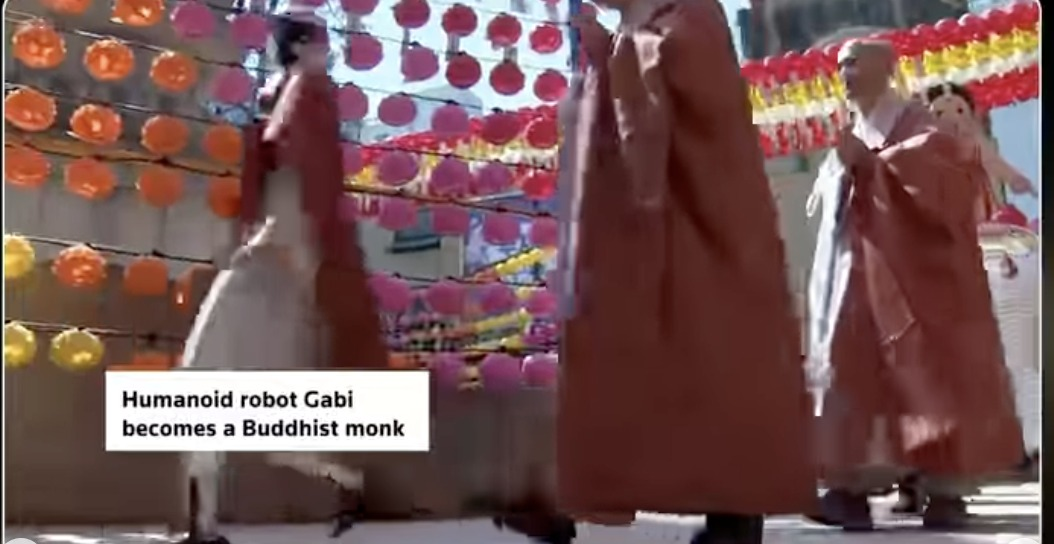
#> input picture ig/sample_media.jpg, 1054 x 544 px
$ python -i genimg.py   (imports and definitions only)
#> lines starting #> are read from the running program, lines starting #| are printed output that depends on the picture
#!/usr/bin/env python3
"""Cover images via Replicate (grok-imagine-image-2 primary; sunburst,
nano-banana, Seedream-4 fallback rungs). generate(brief, out_path) -> jpg
or None.

GROK REGIME (owner verdict Sep 14, closing the 12-way Mamdani-prompt
shootout — his exact words on the grok2-medium render of his verbatim
prompt: "this picture was the best to be honest", minutes after the
sunburst render "wasnt good at all"): every normal cover renders on
xai/grok-imagine-image-2 at quality "medium", 2k, NO reference images —
the winning picture was drawn purely from the full name in the prompt
(grok has no multi-ref input; its single "image" field is edit-mode and
ignores aspect ratio). The old gpt-image burn ($0.17/cover killed the $45
August cap by Aug 29) was the HIGH tier of a different model. The cover
is still the ONLY generated image (Aug 30 regime). Fallback ladder when
grok fails or refuses: sunburst -> nano-banana (both WITH the real press
photo + logo refs) -> Seedream — a cover is never forfeited to one bad
prediction. Recap MONTAGE covers skip grok entirely: a montage is
defined as cutouts of real photos, which grok cannot take.

The reference page's craft: every image is a built VISUALIZATION of the
slide's exact claim (a phone showing "Device Locked" for a lock story) —
never a generic stock photo.

Hard budget guard: monthly AND daily spend tracked in genimg-used.json.
No key, budget out, or API failure -> None and the caller falls back to
article imagery — a posting slot is never blocked. Stdlib only."""
import json, os, sys, threading, time, urllib.request
from datetime import date

HERE = os.path.dirname(os.path.abspath(__file__))
USED = os.path.join(HERE, "genimg-used.json")
# GROK REGIME (owner verdict Sep 14): generated imagery is the COVER
# ONLY, on grok-imagine-image-2 quality "medium" 2k.
# Realistic run rate: ~9 posts/day x 2-4 QA-gated tries x ~$0.07 =
# ~$1.10-2.20/day => ~$35-65/mo. The MONTH cap is a pure RUNAWAY BRAKE,
# sized so it can never bind under normal operation (Sep 1 post-mortem: the
# $12 cap + $0.90 cover lane starved covers mid-day and posts shipped
# pictureless — the owner's #1 forbidden failure, flagged three times).
# Covers book with floor=True (month brake only); retry counts in the
# callers, not dollars, are what bound spend.
# START: gpt-era ledger entries before this date don't count against the new
# caps (August's $45.31 would otherwise block covers until Sep 1).
START = "2026-08-30"
# Owner order Sep 26: Replicate is OFF (account out of credit since ~Sep
# 24; he is picking a new image solution). generate() returns None
# immediately while this is True.
REPLICATE_OFF = True
MONTH_BUDGET, DAY_BUDGET = 100.00, 0.60
COVER_DAY_BUDGET = 3.00  # only binds for non-floor bookings (none today)
COST = 0.03  # Seedream: flat per output image, any size — last fallback rung
URL = "https://api.replicate.com/v1/models/bytedance/seedream-4/predictions"
# nano-banana (primary Aug 30 - Sep 14, now first fallback rung): copies
# likeness from real press photos in faces/ + renders logo refs exactly.
# Billed $0.039, booked with headroom.
NANO_URL = "https://api.replicate.com/v1/models/google/nano-banana/predictions"
NANO_COST = 0.04
# gpt-image-2.5-sunburst (first fallback rung): strong likeness + logo
# accuracy, and it accepts input_images — the real press photo + logo
# marks ride along, so this rung covers the ref lanes grok can't.
# Quality "medium" only; HIGH ($0.21) is what burned August and stays
# banned. Token-billed ~$0.05/img; booked with headroom. moderation
# "low" cuts false refusals on politicians.
SUN_URL = ("https://api.replicate.com/v1/models/"
           "openai/gpt-image-2.5-sunburst/predictions")
SUN_COST = 0.06
# grok-imagine-image-2 (PRIMARY, owner verdict Sep 14: "this picture was
# the best to be honest" on his verbatim Mamdani prompt): best faces and
# logos drawn purely from full names, no refs. quality "medium" is its
# max; 2k keeps the 1080-wide cover window sharp. $0.06 billed at
# medium/2k, booked with headroom.
GROK_URL = ("https://api.replicate.com/v1/models/"
            "xai/grok-imagine-image-2/predictions")
GROK_COST = 0.07

# OWNER FORMAT (Sep 14, doubling down on Sep 10: the owner's own briefs —
# "mamdani banning 600,000 students from using AI (use chatgpt logo), no
# text" and "Sam Altman and Dario agree to slow down ai with claude and
# chatgpt logo no text" — beat our staged-scene prompts cold BOTH times.
# His verdict on our Altman-Dario prompt: "you give him 95% of unnecessary
# bullshit... never assume and tell ai anything. nano banana knows great
# how to create the pictures." So the prompt is the story in plain words
# plus the bare survival rules, NOTHING about colors, drama, lighting or
# composition — the model invents the scene better than we describe it.
# The wrapper is the owner's own prompt, verbatim (Sep 14 pm, his FOURTH
# correction — he showed the old bloated prompt calling it "a very bad
# prompt" and wrote the perfect one himself: "a realistic picture of
# Donald trump is mad screaimng continue showing all ai ceos afraid and
# listeing to him, no text, with relevant ai logos" — and the resulting
# picture WAS perfect: Trump mid-scream, every CEO afraid at the table,
# logos on the wall). Everything we ever added around his words was cut
# on his orders: the "I am going to post a story" preamble, "each at
# most once", "only logos", "no borders, no cartoons", the faceless
# tail, the upper-60% clause. DOCTRINE: never add a clause he didn't
# write — the judge in write.image_score catches borders/cartoons/
# garbled text for free; prompt bloat CAUSES flaws. Emotions and
# reactions in plain words ARE the brief ("mad screaming", "afraid and
# listening") — that is his style, not staging language.
# Covers generate 4:3 to match the photo window they display in.
INTRO = "a realistic picture of "
GUARD = " No text anywhere in the picture."
PERSON_LINE = (
    " The person in the attached reference photo is the story's "
    "protagonist: copy the exact face and hair from the photo, never "
    "redrawn from memory.")
# FACELESS_LINE is DEAD (owner Sep 14: "this is unnecessary... stop
# adding things"). With no reference photo the prompt gets NO tail — the
# judge's face gates in write.image_score still reject wax faces.
FACELESS_LINE = ""
# RECAP MONTAGE (owner Sep 5, Bernie-recap post-mortem: raw tweet images
# glued side by side by CSS — "it looks SO SO bad")
MONTAGE_LINE = (
    " Build the scene ONLY from the attached reference photos: cut each "
    "photo's main subject out — faces and clothing copied exactly, each "
    "photo's own background and lettering discarded — and overlap the "
    "cutouts like a poster, the first photo's subject largest and most "
    "central, each appearing exactly once.")


# [9 lines left out: function _key, not called in this run]


# write.py generates slides in PARALLEL threads (run-time diet Aug 12): every
# ledger touch is one atomic read-modify-write under this lock, or concurrent
# generates lose each other's entries and the budget silently leaks.
_LOCK = threading.Lock()


# [199 lines left out: functions _sums, _book, _refund, _get, _data_uri, _call and 3 more, not called in this run]


def _grade(path):
    """Deterministic post-grade (brutal format, Sep 4): the @technology look
    is half prompt, half GRADE — autocontrast + saturation + unsharp applied
    in code so every cover ships punchy even when the model renders flat.
    Pillow missing or failure -> the ungraded cover ships (never blocks)."""
#> called with path = 'sample_media.jpg'
    try:
        from PIL import Image, ImageEnhance, ImageFilter, ImageOps
        img = Image.open(path).convert("RGB")
#> img is the input picture: PIL image 1054x544 RGB; mean R, G, B 116.9, 86.1, 85.2
        img = ImageOps.autocontrast(img, cutoff=1)
        img = ImageEnhance.Color(img).enhance(1.22)
        img = ImageEnhance.Contrast(img).enhance(1.06)
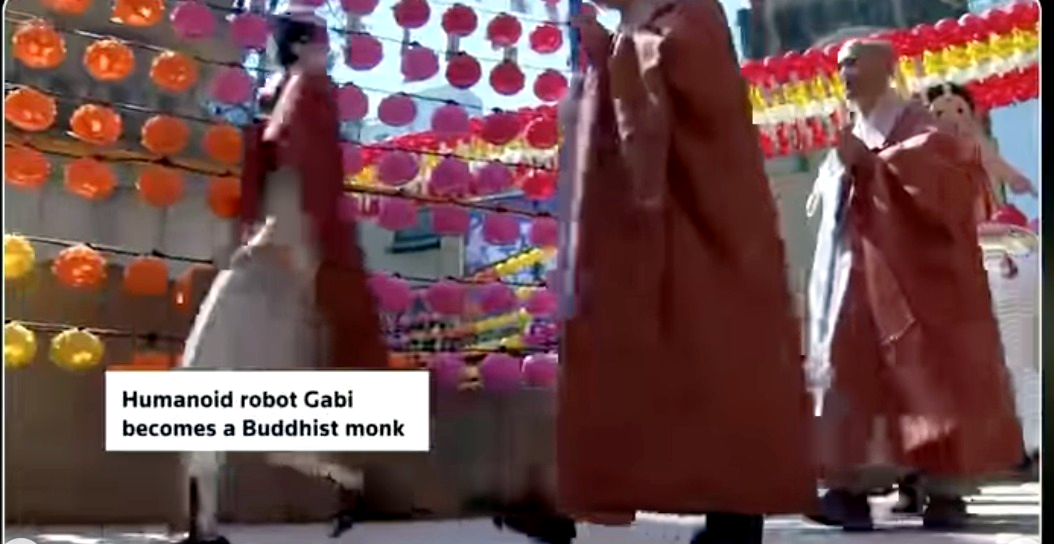
#> img: PIL image 1054x544 RGB; mean R, G, B 112.1, 78.1, 77.8
        img = img.filter(ImageFilter.UnsharpMask(radius=2, percent=80, threshold=3))
        img.save(path, "JPEG", quality=92)
    except Exception as e:
        print(f"genimg: grade skipped ({e})", file=sys.stderr)


# [113 lines left out: functions _save_prompt, generate, not called in this run]

>>> result = _grade('sample_media.jpg')
